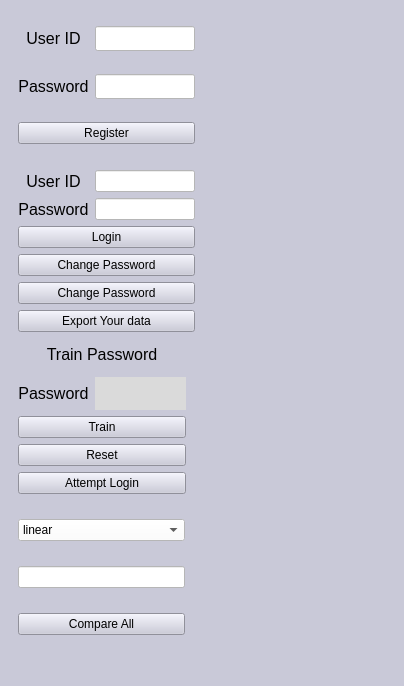
<?xml version="1.0" encoding="UTF-8"?>
<ui version="4.0">
 <class>MainWindow</class>
 <widget class="QMainWindow" name="MainWindow">
  <property name="windowModality">
   <enum>Qt::WindowModal</enum>
  </property>
  <property name="enabled">
   <bool>true</bool>
  </property>
  <property name="geometry">
   <rect>
    <x>0</x>
    <y>0</y>
    <width>404</width>
    <height>686</height>
   </rect>
  </property>
  <property name="windowTitle">
   <string>MainWindow</string>
  </property>
  <property name="styleSheet">
   <string notr="true">background-color: rgb(201, 201, 216);</string>
  </property>
  <widget class="QWidget" name="centralwidget">
   <layout class="QHBoxLayout" name="horizontalLayout_10">
    <item>
     <layout class="QVBoxLayout" name="verticalLayout_5">
      <item>
       <layout class="QHBoxLayout" name="horizontalLayout_7">
        <item>
         <layout class="QVBoxLayout" name="verticalLayout">
          <property name="leftMargin">
           <number>9</number>
          </property>
          <property name="rightMargin">
           <number>9</number>
          </property>
          <item>
           <layout class="QHBoxLayout" name="horizontalLayout">
            <item>
             <widget class="QLabel" name="label">
              <property name="font">
               <font>
                <pointsize>12</pointsize>
               </font>
              </property>
              <property name="text">
               <string>User ID</string>
              </property>
              <property name="alignment">
               <set>Qt::AlignCenter</set>
              </property>
             </widget>
            </item>
            <item>
             <widget class="QLineEdit" name="UserIDText_1">
              <property name="sizePolicy">
               <sizepolicy hsizetype="Fixed" vsizetype="Fixed">
                <horstretch>10</horstretch>
                <verstretch>0</verstretch>
               </sizepolicy>
              </property>
              <property name="maximumSize">
               <size>
                <width>100</width>
                <height>25</height>
               </size>
              </property>
              <property name="styleSheet">
               <string notr="true">background-color: rgb(255, 255, 255);</string>
              </property>
             </widget>
            </item>
           </layout>
          </item>
          <item>
           <layout class="QHBoxLayout" name="horizontalLayout_2">
            <item>
             <widget class="QLabel" name="label_2">
              <property name="font">
               <font>
                <pointsize>12</pointsize>
               </font>
              </property>
              <property name="text">
               <string>Password</string>
              </property>
              <property name="alignment">
               <set>Qt::AlignCenter</set>
              </property>
             </widget>
            </item>
            <item>
             <widget class="QLineEdit" name="PasswordText_1">
              <property name="maximumSize">
               <size>
                <width>100</width>
                <height>25</height>
               </size>
              </property>
              <property name="styleSheet">
               <string notr="true">background-color: rgb(255, 255, 255);</string>
              </property>
             </widget>
            </item>
           </layout>
          </item>
          <item>
           <widget class="QPushButton" name="RegisterButton">
            <property name="sizePolicy">
             <sizepolicy hsizetype="Minimum" vsizetype="Fixed">
              <horstretch>20</horstretch>
              <verstretch>0</verstretch>
             </sizepolicy>
            </property>
            <property name="text">
             <string>Register</string>
            </property>
           </widget>
          </item>
         </layout>
        </item>
        <item>
         <spacer name="horizontalSpacer">
          <property name="orientation">
           <enum>Qt::Horizontal</enum>
          </property>
          <property name="sizeType">
           <enum>QSizePolicy::Expanding</enum>
          </property>
          <property name="sizeHint" stdset="0">
           <size>
            <width>40</width>
            <height>20</height>
           </size>
          </property>
         </spacer>
        </item>
        <item>
         <widget class="QLabel" name="RegistrationText">
          <property name="font">
           <font>
            <pointsize>12</pointsize>
           </font>
          </property>
          <property name="text">
           <string/>
          </property>
          <property name="alignment">
           <set>Qt::AlignCenter</set>
          </property>
          <property name="wordWrap">
           <bool>true</bool>
          </property>
         </widget>
        </item>
       </layout>
      </item>
      <item>
       <layout class="QHBoxLayout" name="horizontalLayout_8">
        <item>
         <layout class="QVBoxLayout" name="verticalLayout_3">
          <property name="leftMargin">
           <number>9</number>
          </property>
          <property name="rightMargin">
           <number>9</number>
          </property>
          <item>
           <layout class="QHBoxLayout" name="horizontalLayout_5">
            <item>
             <widget class="QLabel" name="label_6">
              <property name="font">
               <font>
                <pointsize>12</pointsize>
               </font>
              </property>
              <property name="text">
               <string>User ID</string>
              </property>
              <property name="alignment">
               <set>Qt::AlignCenter</set>
              </property>
             </widget>
            </item>
            <item>
             <widget class="QLineEdit" name="UserIDText_2">
              <property name="sizePolicy">
               <sizepolicy hsizetype="Fixed" vsizetype="Fixed">
                <horstretch>10</horstretch>
                <verstretch>0</verstretch>
               </sizepolicy>
              </property>
              <property name="maximumSize">
               <size>
                <width>100</width>
                <height>25</height>
               </size>
              </property>
              <property name="styleSheet">
               <string notr="true">background-color: rgb(255, 255, 255);</string>
              </property>
             </widget>
            </item>
           </layout>
          </item>
          <item>
           <layout class="QHBoxLayout" name="horizontalLayout_6">
            <item>
             <widget class="QLabel" name="label_7">
              <property name="font">
               <font>
                <pointsize>12</pointsize>
               </font>
              </property>
              <property name="text">
               <string>Password</string>
              </property>
              <property name="alignment">
               <set>Qt::AlignCenter</set>
              </property>
             </widget>
            </item>
            <item>
             <widget class="QLineEdit" name="PasswordText_2">
              <property name="maximumSize">
               <size>
                <width>100</width>
                <height>25</height>
               </size>
              </property>
              <property name="styleSheet">
               <string notr="true">background-color: rgb(255, 255, 255);</string>
              </property>
             </widget>
            </item>
           </layout>
             <item>
             <widget class="QLabel" name="label_chp">
              <property name="font">
               <font>
                <pointsize>12</pointsize>
               </font>
              </property>
              <property name="text">
               <string>New Password</string>
              </property>
              <property name="alignment">
               <set>Qt::AlignCenter</set>
              </property>
             </widget>
            </item>
           <item>
             <widget class="QLineEdit" name="NewPasswordText">
              <property name="maximumSize">
               <size>
                <width>100</width>
                <height>25</height>
               </size>
              </property>
              <property name="styleSheet">
               <string notr="true">background-color: rgb(255, 255, 255);</string>
              </property>
             </widget>
            </item>
          </item>
          <item>
           <widget class="QPushButton" name="LoginButton">
            <property name="text">
             <string>Login</string>
            </property>
           </widget>
          </item>
          <item>
           <widget class="QPushButton" name="BackButton">
            <property name="text">
             <string>Change Password</string>
            </property>
           </widget>
          </item>
          <item>
          <widget class="QPushButton" name="ChangePasswordtext">
            <property name="text">
             <string>Change Password</string>
            </property>
           </widget>
          </item>
          <item>
           <widget class="QPushButton" name="ExportButton">
            <property name="text">
             <string>Export Your data</string>
            </property>
           </widget>
          </item>
         </layout>
        </item>
        <item>
         <spacer name="horizontalSpacer_2">
          <property name="orientation">
           <enum>Qt::Horizontal</enum>
          </property>
          <property name="sizeHint" stdset="0">
           <size>
            <width>40</width>
            <height>20</height>
           </size>
          </property>
         </spacer>
        </item>
        <item>
         <layout class="QVBoxLayout" name="verticalLayout_4">
          <item>
           <widget class="QLabel" name="LoginText">
            <property name="font">
             <font>
              <pointsize>12</pointsize>
             </font>
            </property>
            <property name="text">
             <string/>
            </property>
            <property name="alignment">
             <set>Qt::AlignCenter</set>
            </property>
            <property name="wordWrap">
             <bool>true</bool>
            </property>
           </widget>
          </item>
         </layout>
        </item>
       </layout>
      </item>
      <item>
       <layout class="QHBoxLayout" name="horizontalLayout_9">
        <item>
         <layout class="QVBoxLayout" name="verticalLayout_2">
          <property name="sizeConstraint">
           <enum>QLayout::SetDefaultConstraint</enum>
          </property>
          <property name="leftMargin">
           <number>9</number>
          </property>
          <property name="rightMargin">
           <number>9</number>
          </property>
          <item>
           <layout class="QHBoxLayout" name="horizontalLayout_3">
            <item>
             <widget class="QLabel" name="label_4">
              <property name="font">
               <font>
                <pointsize>12</pointsize>
               </font>
              </property>
              <property name="text">
               <string>Train Password</string>
              </property>
              <property name="alignment">
               <set>Qt::AlignCenter</set>
              </property>
             </widget>
            </item>
           </layout>
          </item>
          <item>
           <layout class="QHBoxLayout" name="horizontalLayout_4">
            <item>
             <widget class="QLabel" name="label_5">
              <property name="font">
               <font>
                <pointsize>12</pointsize>
               </font>
              </property>
              <property name="text">
               <string>Password</string>
              </property>
              <property name="alignment">
               <set>Qt::AlignCenter</set>
              </property>
             </widget>
            </item>
            <item>
             <widget class="QLabel" name="PasswordText_3">
              <property name="sizePolicy">
               <sizepolicy hsizetype="Expanding" vsizetype="Preferred">
                <horstretch>200</horstretch>
                <verstretch>20</verstretch>
               </sizepolicy>
              </property>
              <property name="font">
               <font>
                <pointsize>10</pointsize>
               </font>
              </property>
              <property name="styleSheet">
               <string notr="true">background-color: rgb(218, 218, 218);</string>
              </property>
              <property name="text">
               <string/>
              </property>
              <property name="wordWrap">
               <bool>false</bool>
              </property>
             </widget>
            </item>
           </layout>
          </item>
          <item>
           <widget class="QPushButton" name="TrainButton">
            <property name="text">
             <string>Train</string>
            </property>
           </widget>
          </item>
          <item>
           <widget class="QPushButton" name="ResetButton">
            <property name="text">
             <string>Reset</string>
            </property>
           </widget>
          </item>
          <item>
           <widget class="QPushButton" name="TestButton">
            <property name="text">
             <string>Attempt Login</string>
            </property>
           </widget>
          </item>
         </layout>
        </item>
        <item>
         <spacer name="horizontalSpacer_3">
          <property name="orientation">
           <enum>Qt::Horizontal</enum>
          </property>
          <property name="sizeHint" stdset="0">
           <size>
            <width>40</width>
            <height>20</height>
           </size>
          </property>
         </spacer>
        </item>
        <item>
         <widget class="QLabel" name="TrainText">
          <property name="font">
           <font>
            <pointsize>12</pointsize>
           </font>
          </property>
          <property name="text">
           <string/>
          </property>
          <property name="alignment">
           <set>Qt::AlignCenter</set>
          </property>
          <property name="wordWrap">
           <bool>true</bool>
          </property>
         </widget>
        </item>
       </layout>
      </item>
      <item>
       <layout class="QHBoxLayout" name="horizontalLayout_11">
        <item>
         <layout class="QVBoxLayout" name="verticalLayout_6">
          <property name="leftMargin">
           <number>9</number>
          </property>
          <property name="rightMargin">
           <number>9</number>
          </property>
          <property name="bottomMargin">
           <number>0</number>
          </property>
          <item>
           <widget class="QComboBox" name="comboBox">
            <property name="styleSheet">
             <string notr="true">background-color: rgb(255, 255, 255);</string>
            </property>
            <item>
             <property name="text">
              <string>linear</string>
             </property>
            </item>
            <item>
             <property name="text">
              <string>rbf</string>
             </property>
            </item>
           </widget>
          </item>
          <item>
           <widget class="QLineEdit" name="CompareText">
            <property name="styleSheet">
             <string notr="true">background-color: rgb(255, 255, 255);</string>
            </property>
           </widget>
          </item>
          <item>
           <widget class="QPushButton" name="CompareAll">
            <property name="text">
             <string>Compare All</string>
            </property>
           </widget>
          </item>
         </layout>
        </item>
        <item>
         <spacer name="horizontalSpacer_4">
          <property name="orientation">
           <enum>Qt::Horizontal</enum>
          </property>
          <property name="sizeType">
           <enum>QSizePolicy::Expanding</enum>
          </property>
          <property name="sizeHint" stdset="0">
           <size>
            <width>40</width>
            <height>20</height>
           </size>
          </property>
         </spacer>
        </item>
        <item>
         <widget class="QLabel" name="CompareAllText">
          <property name="font">
           <font>
            <pointsize>12</pointsize>
            <weight>75</weight>
            <bold>true</bold>
           </font>
          </property>
          <property name="text">
           <string/>
          </property>
         </widget>
        </item>
       </layout>
      </item>
     </layout>
    </item>
   </layout>
  </widget>
  <widget class="QStatusBar" name="statusbar"/>
 </widget>
 <resources/>
 <connections/>
</ui>
